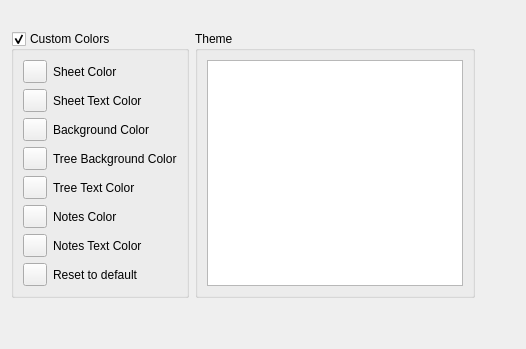
     <widget class="QWidget" name="themeTab">
      <attribute name="title">
       <string>Theme</string>
      </attribute>
      <layout class="QGridLayout" name="gridLayout_2">
       <item row="1" column="0">
        <widget class="QGroupBox" name="customColorsBox">
         <property name="title">
          <string>Custom Colors</string>
         </property>
         <property name="flat">
          <bool>false</bool>
         </property>
         <property name="checkable">
          <bool>true</bool>
         </property>
         <layout class="QHBoxLayout" name="horizontalLayout_6">
          <property name="spacing">
           <number>0</number>
          </property>
          <property name="leftMargin">
           <number>0</number>
          </property>
          <property name="topMargin">
           <number>0</number>
          </property>
          <property name="rightMargin">
           <number>0</number>
          </property>
          <property name="bottomMargin">
           <number>0</number>
          </property>
          <item>
           <widget class="QWidget" name="widget" native="true">
            <layout class="QVBoxLayout" name="verticalLayout_5">
             <item>
              <layout class="QFormLayout" name="formLayout_9">
               <property name="fieldGrowthPolicy">
                <enum>QFormLayout::AllNonFixedFieldsGrow</enum>
               </property>
               <item row="0" column="0">
                <widget class="QToolButton" name="sheetColorButton">
                 <property name="text">
                  <string/>
                 </property>
                </widget>
               </item>
               <item row="0" column="1">
                <widget class="QLabel" name="label_20">
                 <property name="text">
                  <string>Sheet Color</string>
                 </property>
                </widget>
               </item>
               <item row="1" column="0">
                <widget class="QToolButton" name="sheetTextColorButton">
                 <property name="text">
                  <string/>
                 </property>
                </widget>
               </item>
               <item row="1" column="1">
                <widget class="QLabel" name="label_22">
                 <property name="text">
                  <string>Sheet Text Color</string>
                 </property>
                </widget>
               </item>
               <item row="2" column="0">
                <widget class="QToolButton" name="backColorButton">
                 <property name="text">
                  <string/>
                 </property>
                </widget>
               </item>
               <item row="2" column="1">
                <widget class="QLabel" name="label_21">
                 <property name="text">
                  <string>Background Color</string>
                 </property>
                </widget>
               </item>
               <item row="3" column="0">
                <widget class="QToolButton" name="treeBackColorButton">
                 <property name="text">
                  <string/>
                 </property>
                </widget>
               </item>
               <item row="3" column="1">
                <widget class="QLabel" name="label_19">
                 <property name="text">
                  <string>Tree Background Color</string>
                 </property>
                </widget>
               </item>
               <item row="4" column="0">
                <widget class="QToolButton" name="treeTextColorButton">
                 <property name="text">
                  <string/>
                 </property>
                </widget>
               </item>
               <item row="4" column="1">
                <widget class="QLabel" name="label_5">
                 <property name="text">
                  <string>Tree Text Color</string>
                 </property>
                </widget>
               </item>
               <item row="5" column="0">
                <widget class="QToolButton" name="notesColorButton">
                 <property name="text">
                  <string/>
                 </property>
                </widget>
               </item>
               <item row="5" column="1">
                <widget class="QLabel" name="label_23">
                 <property name="text">
                  <string>Notes Color</string>
                 </property>
                </widget>
               </item>
               <item row="6" column="0">
                <widget class="QToolButton" name="notesTextColorButton">
                 <property name="text">
                  <string/>
                 </property>
                </widget>
               </item>
               <item row="6" column="1">
                <widget class="QLabel" name="label_24">
                 <property name="text">
                  <string>Notes Text Color</string>
                 </property>
                </widget>
               </item>
               <item row="7" column="0">
                <widget class="QToolButton" name="resetColorsButton">
                 <property name="text">
                  <string/>
                 </property>
                 <property name="icon">
                  <iconset resource="pics.qrc">
                   <normaloff>:/pics/edit-undo.png</normaloff>:/pics/edit-undo.png</iconset>
                 </property>
                </widget>
               </item>
               <item row="7" column="1">
                <widget class="QLabel" name="label_25">
                 <property name="text">
                  <string>Reset to default</string>
                 </property>
                </widget>
               </item>
              </layout>
             </item>
            </layout>
           </widget>
          </item>
         </layout>
        </widget>
       </item>
       <item row="1" column="1">
        <widget class="QGroupBox" name="groupBox_8">
         <property name="title">
          <string>Theme</string>
         </property>
         <layout class="QGridLayout" name="gridLayout">
          <item row="0" column="0">
           <widget class="QListWidget" name="themeListWidget">
            <property name="resizeMode">
             <enum>QListView::Fixed</enum>
            </property>
            <property name="sortingEnabled">
             <bool>true</bool>
            </property>
           </widget>
          </item>
         </layout>
        </widget>
       </item>
       <item row="2" column="0">
        <spacer name="verticalSpacer_4">
         <property name="orientation">
          <enum>Qt::Vertical</enum>
         </property>
         <property name="sizeHint" stdset="0">
          <size>
           <width>20</width>
           <height>40</height>
          </size>
         </property>
        </spacer>
       </item>
       <item row="0" column="2">
        <spacer name="horizontalSpacer_7">
         <property name="orientation">
          <enum>Qt::Horizontal</enum>
         </property>
         <property name="sizeHint" stdset="0">
          <size>
           <width>40</width>
           <height>20</height>
          </size>
         </property>
        </spacer>
       </item>
      </layout>
     </widget>
